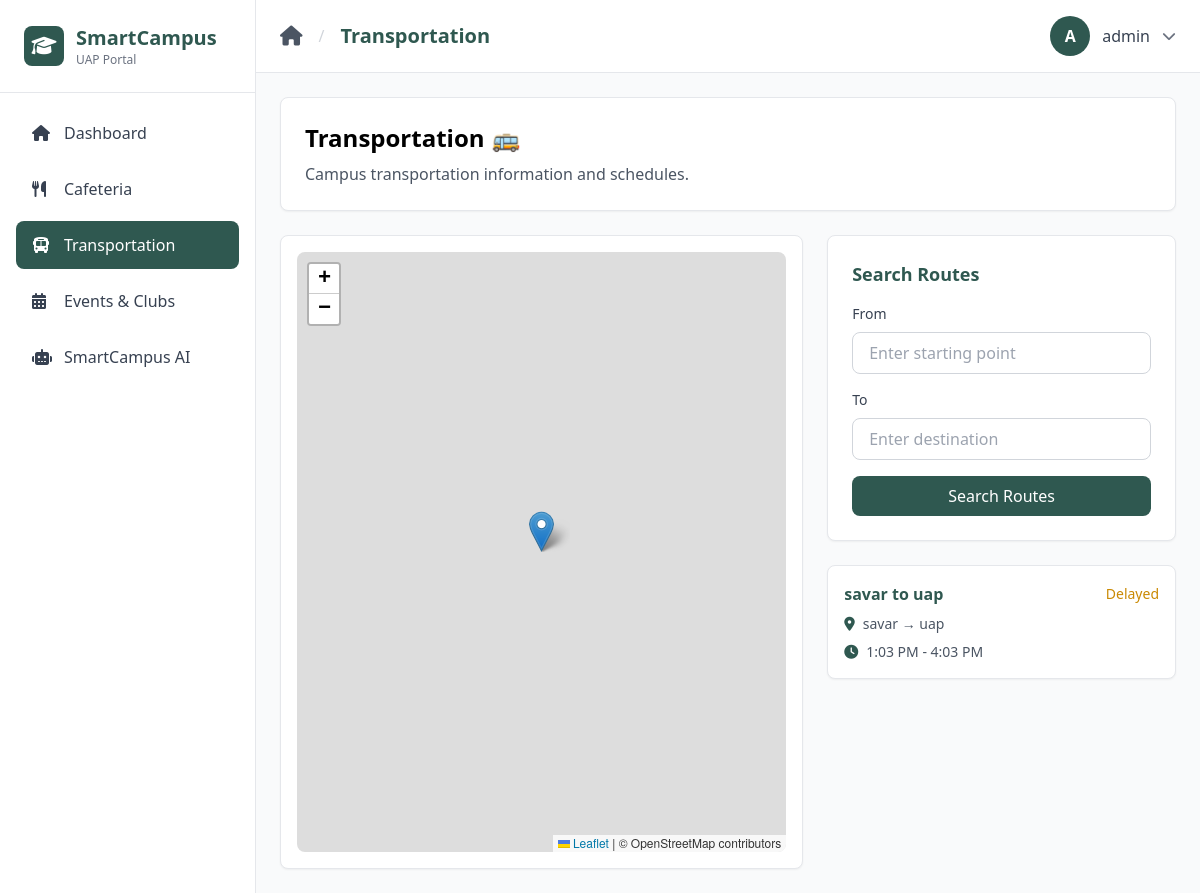
/transportation/ (signed in), run on the app's committed database.
### main/models.py (models this page shows, shortened)
class BusRoute(models.Model):
    route_name = models.CharField(max_length=200)
    departure_point = models.CharField(max_length=200)
    destination = models.CharField(max_length=200)
    departure_time = models.TimeField()
    arrival_time = models.TimeField()
    status = models.CharField(max_length=50, choices=[
        ('on_time', 'On Time'),
        ('delayed', 'Delayed'),
        ('cancelled', 'Cancelled'),
    ], default='on_time')
    description = models.TextField(blank=True)
    is_active = models.BooleanField(default=True)
    created_at = models.DateTimeField(auto_now_add=True)
    updated_at = models.DateTimeField(auto_now=True)
    class Meta:
        ordering = ['departure_time']

### main/views.py (the view)
# urls.py: path('transportation/', transportation, name='transportation'),
@login_required
def transportation(request):
    from django.core.serializers.json import DjangoJSONEncoder
    import json
    bus_routes = BusRoute.objects.filter(is_active=True).order_by('departure_time')
    bus_routes_data = []
    for route in bus_routes:
        bus_routes_data.append({
            'id': route.id,
            'route_name': route.route_name,
            'departure_point': route.departure_point,
            'destination': route.destination,
            'departure_time': route.departure_time.strftime('%H:%M'),
            'arrival_time': route.arrival_time.strftime('%H:%M'),
            'status': route.status,
            'status_display': route.get_status_display(),
            'description': route.description,
        })
    return render(request, 'transportation.html', {
        'active_page': 'transportation',
        'page_title': 'Transportation',
        'bus_routes': bus_routes,
        'bus_routes_json': json.dumps(bus_routes_data, cls=DjangoJSONEncoder),
    })

### templates/transportation.html (shortened to what this page needs)
{% extends 'user_base.html' %}
{% load static %}
{% block content %}
<link rel="stylesheet" href="https://unpkg.com/leaflet@1.9.4/dist/leaflet.css" />
<div class="space-y-6">
    <div class="bg-white rounded-lg shadow-sm border border-gray-200 p-6">
        <h2 class="text-2xl font-bold text-black mb-2">Transportation 🚌</h2>
        <p class="text-gray-600">Campus transportation information and schedules.</p>
    </div>
    <div class="flex flex-col lg:flex-row gap-6">
        <div class="lg:w-3/5">
            <div class="bg-white rounded-lg shadow-sm border border-gray-200 p-4">
                <div id="map" class="w-full h-96 lg:h-[600px] rounded-lg"></div>
            </div>
        </div>
        <div class="lg:w-2/5 space-y-6">
            <div class="bg-white rounded-lg shadow-sm border border-gray-200 p-6">
                <h3 class="text-lg font-semibold text-primary mb-4">Search Routes</h3>
                <div class="space-y-4">
                    <div>
                        <label class="block text-sm font-medium text-gray-700 mb-2">From</label>
                        <input type="text" id="search-from" placeholder="Enter starting point" class="w-full px-4 py-2 border border-gray-300 rounded-lg focus:ring-2 focus:ring-primary focus:border-transparent">
                    </div>
                    <div>
                        <label class="block text-sm font-medium text-gray-700 mb-2">To</label>
                        <input type="text" id="search-to" placeholder="Enter destination" class="w-full px-4 py-2 border border-gray-300 rounded-lg focus:ring-2 focus:ring-primary focus:border-transparent">
                    </div>
                    <button onclick="filterRoutes()" class="w-full bg-primary text-white py-2 px-4 rounded-lg hover:bg-primary/90 transition">
                        Search Routes
                    </button>
                </div>
            </div>
            <div id="route-cards" class="space-y-4">
                {% if bus_routes %}
                    {% for route in bus_routes %}
                    <div class="bg-white rounded-lg shadow-sm border border-gray-200 p-4 route-card"
                         data-departure="{{ route.departure_point|lower }}"
                         data-destination="{{ route.destination|lower }}">
                        <div class="flex items-center justify-between mb-2">
                            <h4 class="font-semibold text-primary">{{ route.route_name }}</h4>
                            <span class="text-sm {% if route.status == 'on_time' %}text-green-600{% elif route.status == 'delayed' %}text-yellow-600{% else %}text-red-600{% endif %} font-medium">
                                {{ route.get_status_display }}
                            </span>
                        </div>
                        <div class="space-y-2 text-sm text-gray-600">
                            <div class="flex items-center space-x-2">
                                <i class="fas fa-map-marker-alt text-primary"></i>
                                <span>{{ route.departure_point }} → {{ route.destination }}</span>
                            </div>
                            <div class="flex items-center space-x-2">
                                <i class="fas fa-clock text-primary"></i>
                                <span>{{ route.departure_time|time:"g:i A" }} - {{ route.arrival_time|time:"g:i A" }}</span>
                            </div>
                        </div>
                    </div>
                    {% endfor %}
                {% else %}
                    <div class="bg-white rounded-lg shadow-sm border border-gray-200 p-8 text-center">
                        <i class="fas fa-bus text-gray-300 text-5xl mb-4"></i>
                        <p class="text-gray-600">No bus routes available at the moment.</p>
                    </div>
                {% endif %}
            </div>
        </div>
    </div>
</div>
{% endblock %}

### templates/user_base.html (shortened to what this page needs)
{% extends 'base.html' %}
{% block body %}
<div class="flex h-screen">
    <aside class="w-64 bg-white border-r border-gray-200 flex flex-col">
        <div class="p-6 border-b border-gray-200">
            <div class="flex items-center space-x-3">
                <div class="w-10 h-10 bg-primary rounded-lg flex items-center justify-center">
                    <i class="fas fa-graduation-cap text-white text-xl"></i>
                </div>
                <div>
                    <h1 class="text-xl font-bold text-primary">SmartCampus</h1>
                    <p class="text-xs text-gray-500">UAP Portal</p>
                </div>
            </div>
        </div>
        <nav class="flex-1 p-4 space-y-2">
            <a href="{% url 'dashboard' %}" class="sidebar-link flex items-center space-x-3 px-4 py-3 rounded-lg text-gray-700 hover:bg-gray-100 transition {% if active_page == 'dashboard' %}active{% endif %}">
                <i class="fas fa-home w-5"></i>
                <span class="font-medium">Dashboard</span>
            </a>
            <a href="{% url 'cafeteria' %}" class="sidebar-link flex items-center space-x-3 px-4 py-3 rounded-lg text-gray-700 hover:bg-gray-100 transition {% if active_page == 'cafeteria' %}active{% endif %}">
                <i class="fas fa-utensils w-5"></i>
                <span class="font-medium">Cafeteria</span>
            </a>
            <a href="{% url 'transportation' %}" class="sidebar-link flex items-center space-x-3 px-4 py-3 rounded-lg text-gray-700 hover:bg-gray-100 transition {% if active_page == 'transportation' %}active{% endif %}">
                <i class="fas fa-bus w-5"></i>
                <span class="font-medium">Transportation</span>
            </a>
            <a href="{% url 'events' %}" class="sidebar-link flex items-center space-x-3 px-4 py-3 rounded-lg text-gray-700 hover:bg-gray-100 transition {% if active_page == 'events' %}active{% endif %}">
                <i class="fas fa-calendar-alt w-5"></i>
                <span class="font-medium">Events & Clubs</span>
            </a>
            <a href="{% url 'ai' %}" class="sidebar-link flex items-center space-x-3 px-4 py-3 rounded-lg text-gray-700 hover:bg-gray-100 transition {% if active_page == 'ai' %}active{% endif %}">
                <i class="fas fa-robot w-5"></i>
                <span class="font-medium">SmartCampus AI</span>
            </a>
        </nav>
    </aside>
    <div class="flex-1 flex flex-col overflow-hidden">
        <header class="bg-white border-b border-gray-200 px-6 py-4 flex items-center justify-between">
            <div class="flex items-center space-x-4">
                <a href="{% url 'dashboard' %}" class="text-gray-600 hover:text-primary transition">
                    <i class="fas fa-home text-xl"></i>
                </a>
                <span class="text-gray-300">/</span>
                <h2 class="text-xl font-semibold text-primary">{{ page_title }}</h2>
            </div>
            <div class="relative">
                <button onclick="toggleDropdown()" class="flex items-center space-x-3 focus:outline-none">
                    <div class="w-10 h-10 bg-primary rounded-full flex items-center justify-center text-white font-semibold">
                        {{ user.username|first|upper }}
                    </div>
                    <span class="text-gray-700 font-medium">{{ user.username }}</span>
                    <i class="fas fa-chevron-down text-gray-500 text-sm"></i>
                </button>
            </div>
        </header>
        <main class="flex-1 overflow-y-auto p-6 bg-gray-50">
            {% block content %}{% endblock %}
        </main>
    </div>
</div>
{% endblock %}

### data on the page
BusRoute: route_name "savar to uap", status "Delayed", departure_point "savar", destination "uap", departure_time "1:03 PM", arrival_time "4:03 PM"

### other printed values
{{ page_title }} "Transportation"
{{ user.username|first|upper }} "A"
{{ user.username }} "admin"
